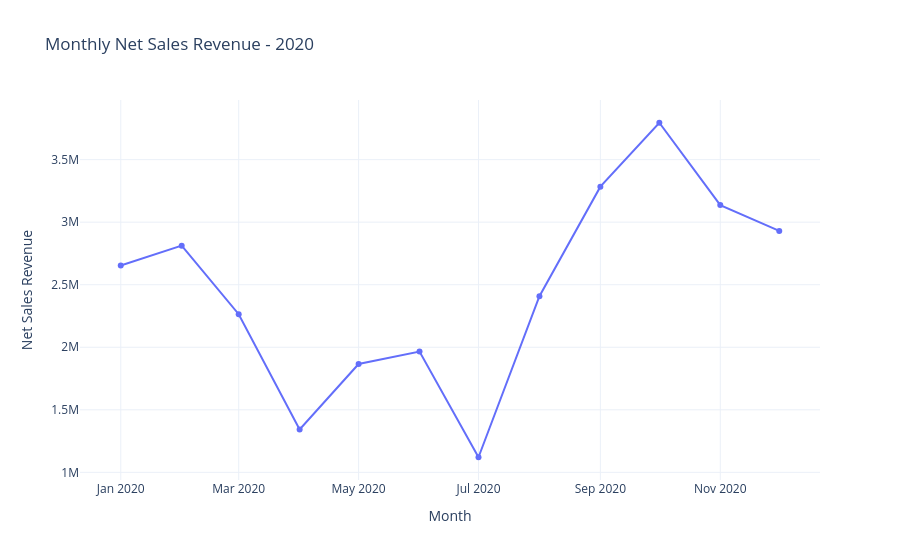

The notebook cell saved with this chart:
### Code cell
import plotly.express as px

monthly_sales = (
    df_sales.groupby("Month")["Revenue"]
    .sum()
    .reset_index()
)

monthly_sales["Month"] = (
    monthly_sales["Month"].astype(str)
)

fig = px.line(
    monthly_sales,
    x="Month",
    y="Revenue",
    markers=True,
    title="Monthly Net Sales Revenue - 2020"
)

fig.update_layout(
    xaxis_title="Month",
    yaxis_title="Net Sales Revenue",
    template="plotly_white"
)

fig.show()

### Figure 1 — Plotly figure (JSON) as saved in the notebook; plotly's stock layout.template omitted (floating-point values rounded to 4 significant figures)
{"data": [{"hovertemplate": "Month=%{x}<br>Revenue=%{y}<extra></extra>", "legendgroup": "", "line": {"color": "#636efa", "dash": "solid"}, "marker": {"symbol": "circle"}, "mode": "lines+markers", "name": "", "orientation": "v", "showlegend": false, "type": "scatter", "x": ["2020-01", "2020-02", "2020-03", "2020-04", "2020-05", "2020-06", "2020-07", "2020-08", "2020-09", "2020-10", "2020-11", "2020-12"], "xaxis": "x", "y": [2653000.0, 2812000.0, 2264000.0, 1343000.0, 1866000.0, 1966000.0, 1121000.0, 2409000.0, 3284000.0, 3795000.0, 3137000.0, 2930000.0], "yaxis": "y"}], "layout": {"legend": {"tracegroupgap": 0}, "title": {"text": "Monthly Net Sales Revenue - 2020"}, "xaxis": {"anchor": "y", "domain": [0, 1], "title": {"text": "Month"}}, "yaxis": {"anchor": "x", "domain": [0, 1], "title": {"text": "Net Sales Revenue"}}}}
